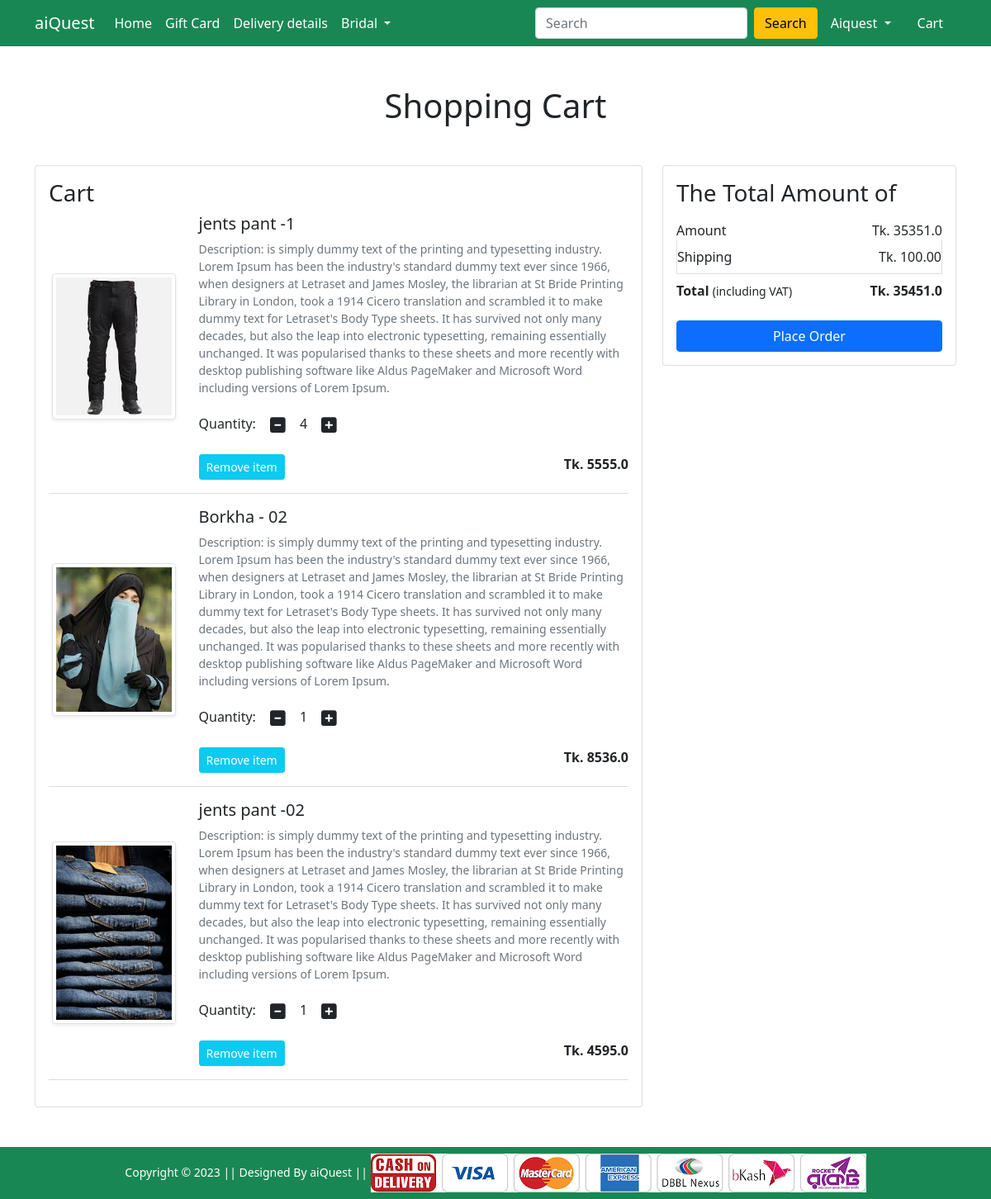
The app's page /cart/ (signed in) with its own data.
### Shop/models.py (models this page shows, shortened)
class Cart(models.Model):
    user = models.ForeignKey(User, on_delete=models.CASCADE)
    product = models.ForeignKey(Product, on_delete=models.CASCADE)
    quantity = models.PositiveIntegerField(default=1)

class Product(models.Model):
    title = models.CharField(max_length=100)
    selling_price = models.FloatField()
    discounted_price = models.FloatField()
    description = models.TextField()
    brand = models.CharField(max_length=100)
    category = models.CharField(choices=CATEGORY_CHOICES,max_length=2)
    product_image = models.ImageField(upload_to='productimg')

### Shop/views.py (the view)
# urls.py: path('cart/', views.show_cart, name = 'showcart'),
@login_required
def show_cart(request):
 if request.user.is_authenticated:
  user = request.user
  cart = Cart.objects.filter(user=user)
  amount = 0.0
  shipping_amount = 100.0
  total_amount = 0.0
  cart_product = [p for p in Cart.objects.all() if p.user == user]
  if cart_product:
   for p in cart_product:
    tempamount = (p.quantity * p.product.discounted_price)
    amount += tempamount
    totalamount = amount + shipping_amount
  else:
   return render(request, 'Shop/emptycart.html')
  return render(request, 'Shop/addtocart.html', {'carts':cart, 'totalamount': totalamount, 'amount':amount})

### Shop/templates/Shop/addtocart.html (shortened to what this page needs)
{% extends 'Shop/base.html' %}
{% load static %}
{% block main-content %}
<div class="container my-5">
    <div class="row">
        <h1 class="text-center mb-5">Shopping Cart</h1>
        <div class="col-sm-8">
            <div class="card">
                <div class="card-body">
                    <h3>Cart</h3>
                    {% for cart in carts %}
                    <div class="row">
                        <div class="col-sm-3 text-center align-self-center"><img
                                src="{{cart.product.product_image.url}}" alt="" srcset=""
                                class="img-fluid img-thumbnail shadow-sm" height="150" width="150"> </div>
                        <div class="col-sm-9">
                            <div>
                                <h5>{{cart.product.title}}</h5>
                                <p class="mb-2 text-muted small">Description: {{cart.product.description}}</p>
                                <div class="my-3">
                                    <label for="quantity">Quantity:</label>
                                    <a class="minus-cart btn" pid="{{cart.product.id}}"><i class="fas fa-minus-square fa-lg"></i></a>
                                    <span id="quantity">{{cart.quantity}}</span>
                                    <a class="plus-cart btn" pid={{cart.product.id}}><i class="fas fa-plus-square fa-lg"></i></a>
                                </div>
                                <div class="d-flex justify-content-between">
                                    <a href="#" class="btn btn-sm btn-info  text-white mr-3 remove-cart" pid={{cart.product.id}}>Remove item </a>
                                    <p class="mb-0"><span><strong>Tk. {{cart.product.discounted_price}}</strong></span></p>
                                </div>
                            </div>
                        </div>
                    </div>
                    <hr class="text-muted">
                    {% endfor %}
                </div>
            </div>
        </div>
        <div class="col-sm-4">
            <div class="card">
                <div class="card-body">
                    <h3>The Total Amount of</h3>
                    <ul class="list-group">
                        <li
                            class="list-group-item d-flex justify-content-between align-items-center border-0 px-0 pb-0">
                            Amount<span>Tk. <span id="amount">{{amount}}</span></span></li>
                        <li class="list-group-item d-flex justify-content-between align-items-center px-0">
                            Shipping<span>Tk. 100.00</span></li>
                        <li
                            class="list-group-item d-flex justify-content-between align-items-center border-0 px-0 mb-3">
                            <div>
                                <strong>Total</strong> <small>(including VAT)</small>
                            </div>
                            <span><strong>Tk. <strong id="totalamount">{{totalamount}}</strong></strong></span>
                        </li>
                    </ul>
                    <div class="d-grid"><a href="{% url 'checkout' %}" class="btn btn-primary">Place Order</a></div>
                </div>
            </div>
        </div>
    </div>
</div>
{% endblock main-content %}

### Shop/templates/Shop/base.html (shortened to what this page needs)
<!doctype html>
{% load static %}
<html lang="en">
<head>
    <link href="https://cdn.jsdelivr.net/npm/bootstrap@5.0.0-beta1/dist/css/bootstrap.min.css" rel="stylesheet"
>
    <link rel="stylesheet" href="{% static 'Shop/css/owl.carousel.min.css' %}">
    <link rel="stylesheet" href="{% static 'Shop/css/all.min.css' %}">
    <link rel="stylesheet" href="{% static 'Shop/css/style.css' %}">
</head>
<body>
    <nav class="navbar navbar-expand-lg navbar-dark bg-success">
        <div class="container">
            <a class="navbar-brand" href="/">aiQuest</a>
            <div class="collapse navbar-collapse" id="navbarSupportedContent">
                <ul class="navbar-nav me-auto mb-2 mb-lg-0">
                    <li class="nav-item">
                        <a class="nav-link active" aria-current="page" href="/">Home</a>
                    </li>
                    <li class="nav-item">
                        <a class="nav-link active" aria-current="page" href="#">Gift Card</a>
                    </li>
                    <li class="nav-item">
                        <a class="nav-link active" aria-current="page" href="#">Delivery details</a>
                    </li>
                    <li class="nav-item dropdown">
                        <a class="nav-link dropdown-toggle text-white" href="#" id="electronicsDropdown" role="button"
                            data-bs-toggle="dropdown" aria-expanded="false">
                            Bridal
                        </a>
                    </li>
                </ul>
                <form class="d-flex">
                    <input class="form-control me-2" type="search" placeholder="Search" aria-label="Search">
                    <button class="btn btn-warning" type="submit">Search</button>
                </form>
                <div>
                    <ul class="navbar-nav me-auto mb-2 mb-lg-0">
                        {% if request.user.is_authenticated %}
                        <li class="nav-item dropdown mx-2">
                            <a class="nav-link dropdown-toggle text-white" href="#" id="profileDropdown" role="button"
                                data-bs-toggle="dropdown" aria-expanded="false">
                                {{request.user.username|capfirst}}
                            </a>
                        </li>
                        <li class="nav-item mx-2">
                            <a href="{% url 'showcart' %}" class="nav-link text-white"> Cart </a>
                        </li>
                        {% endif %}
                    </ul>
                </div>
            </div>
        </div>
    </nav>
    {% block main-content %} {% endblock main-content %}
    <footer class="container-fluid bg-success text-center p-2 mt-5">
        <small class="text-white">Copyright &copy; 2023 || Designed By aiQuest || </small>
        <img src="{% static 'Shop/images/paymentlogo.png' %}" alt="" srcset="" class="img-fluid" height="2px">
    </footer>
</body>
</html>

### records on screen
Cart: product.product_image (picture), product "jents pant -1", product.description "is simply dummy text of the printing and typesetting industry. Lorem Ipsum has been the industry's standard dummy text ever since 1966, when designers at Letraset and James Mosley, the librarian at St Bride Printing Library in London, took a 1914 Cicero translation and scrambled it to make dummy text for Letraset's Body Type sheets. It has survived not only many decades, but also the leap into electronic typesetting, remaining essentially unchanged. It was popularised thanks to these sheets and more recently with desktop publishing software like Aldus PageMaker and Microsoft Word including versions of Lorem Ipsum.", quantity "4", product.discounted_price "5555.0"
Cart: product.product_image (picture), product "Borkha - 02", product.description "is simply dummy text of the printing and typesetting industry. Lorem Ipsum has been the industry's standard dummy text ever since 1966, when designers at Letraset and James Mosley, the librarian at St Bride Printing Library in London, took a 1914 Cicero translation and scrambled it to make dummy text for Letraset's Body Type sheets. It has survived not only many decades, but also the leap into electronic typesetting, remaining essentially unchanged. It was popularised thanks to these sheets and more recently with desktop publishing software like Aldus PageMaker and Microsoft Word including versions of Lorem Ipsum.", quantity "1", product.discounted_price "8536.0"
Cart: product.product_image (picture), product "jents pant -02", product.description "is simply dummy text of the printing and typesetting industry. Lorem Ipsum has been the industry's standard dummy text ever since 1966, when designers at Letraset and James Mosley, the librarian at St Bride Printing Library in London, took a 1914 Cicero translation and scrambled it to make dummy text for Letraset's Body Type sheets. It has survived not only many decades, but also the leap into electronic typesetting, remaining essentially unchanged. It was popularised thanks to these sheets and more recently with desktop publishing software like Aldus PageMaker and Microsoft Word including versions of Lorem Ipsum.", quantity "1", product.discounted_price "4595.0"

### other values on screen
{{ request.user.username|capfirst }} "Aiquest"
{{ amount }} "35351.0"
{{ totalamount }} "35451.0"
